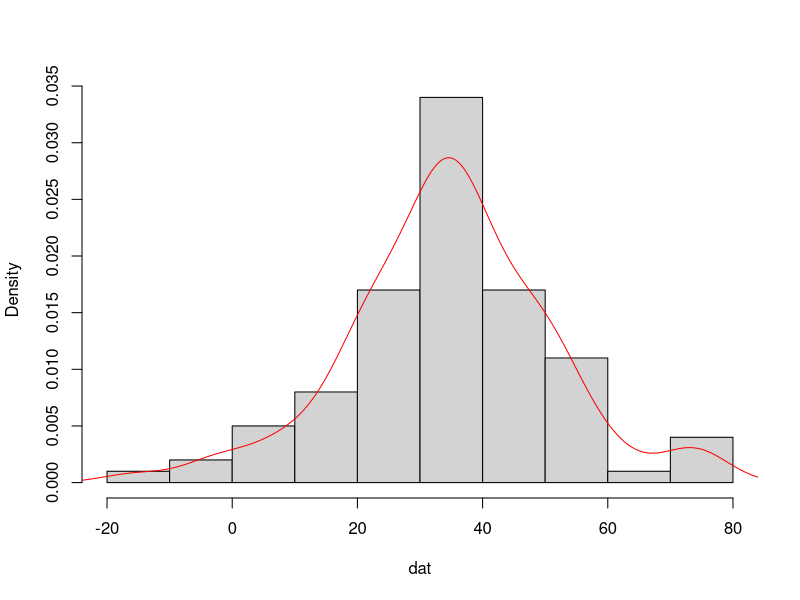
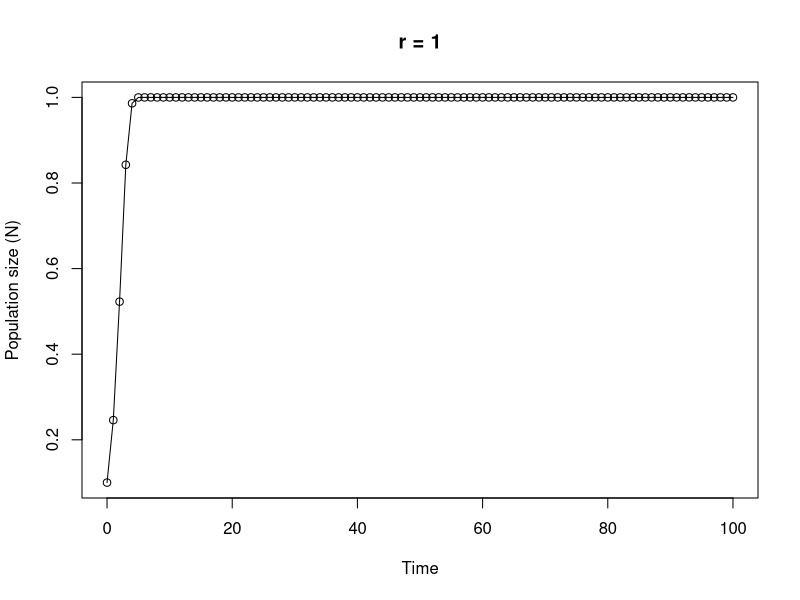

The R source for these figures, in order:
## ---- chunk 1
knitr::opts_chunk$set(echo=TRUE, message = FALSE, warning = FALSE, eval = FALSE, cache = FALSE)
## ---- chunk 2
    
    # area of a circle
    # the equation to calculate the area of a circle is pi * radius^2
    
    circle.area <- function(d){ 
    	pi * (d/2)^2
    }
    
    # to use your new function
    
    circle.area(10)
    # [1] 78.53982
    
    # to test on a vector of diameters
    # first create a vector with diameters ranging from 0 to 50 in steps of 10
    
    cir.diam <- seq(from = 0, to = 50, by = 10)
    
    # test your function
    
    circle.area(cir.diam)
    # [1]    0.00000   78.53982  314.15927  706.85835 1256.63706 1963.49541
## ---- chunk 3
    
    far.cent <- function(a){
    	val <- (a-32)*5/9
    	print(paste("Fahrenheit: ", round(a, digits = 3), "oF",sep = " "), quote = FALSE)# round 3dp
    	print(paste("Centigrade: ", round(val, digits = 3), "oC", sep = " "), quote = FALSE)# round 3dp
    }
    
    # alternative Fahrenheit to centigrade using cat function
    
    far.cent2 <- function(a){
    	val <- (a - 32) * 5/9	#calculation
    	cat("Fahrenheit: ", round(a, digits = 3), "oF", "\n")   # use cat function
    	cat("Centigrade: ", round(val, digits = 3), "oC", "\n")   
    }
    
## ---- chunk 4
    
    # Create a vector of normally distributed data
    # length 100, mean 35 and standard deviation of 29
    
    vals <- rnorm(100, 35, 15)	# create some norm dist data mean 35, sd = 15
    
    summary.fun <- function(dat){
    	mymean <- round(mean(dat), digits = 4)      	# calc mean
    	mymedian <- round(median(dat), digits = 4)    # calc median
    	mymin <- round(min(dat), digits = 4)          # calc min
    	mymax <- round(max(dat), digits = 4)          # calc max
    	print(paste("mean:", mymean, sep = " "), quote = FALSE)     # print mean
    	print(paste("median:", mymedian, sep = " "), quote = FALSE)     # print median
    	print(paste("range:", "from:", mymin, "to", mymax, sep = " "), quote = FALSE) 
    	dens <- density(dat)                          # estimate density curve
    	hist(dat, main = "",type = "l",freq = FALSE)  # plot histogram
    	lines(dens, lty = 1, col = "red")             # plot density curve
    }
    
    # use the function
    summary.fun(vals)
## ---- chunk 5
    
    # calculate a median
    
    ourmedian <- function(x){
    	n <- length(x)
    	if (n %% 2 == 1)      # odd numbers
    	  sort(x)[(n + 1)/2]  # find the middle number by adding 1 to length and div 2
    	else {                # even numbers
    	  middletwo <- sort(x)[(n/2) + 0:1]   #find the two middle numbers
    	  mean(middletwo)
    	  }
    }
    
    # use the function
    mydat <- sample(1:50, size = 10, replace = TRUE )
    
    # our function
    ourmedian(mydat)
    
    # R median function
    median(mydat)
## ---- chunk 6
    
    # function to simulate Ricker model
    
    Ricker.model <- function(nzero, r, time, K=1){     # sets initial parameters
      N <- numeric(time + 1)    # creates a real vector of length time+1 to store values of Nt+1
      N[1] <- nzero             # sets initial population size in first element of N
      for (i in 1:time) {				# loops over time
          N[i+1] <- N[i]*exp(r*(1 - N[i]/K))    
      }
      Time <- 0:time   					 # creates vector for x axis
      plot(Time, N, type = "o", xlim = c(0, time), xlab = "Time", ylab = "Population size (N)", main = paste("r =", r, sep=" "))   # plots     output
    }
    
    # To run
    # play around with the different parameters, especially r
    Ricker.model(nzero=0.1,r=1,time=100)
    
